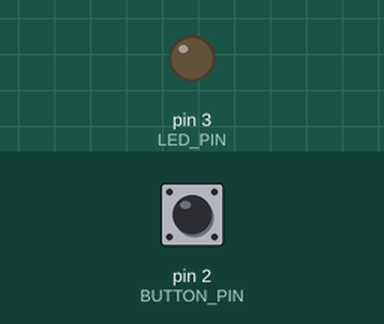
The sketch below on a simulated Arduino Uno, built with avr-gcc and run on an emulated ATmega328P. Parts: output pins drawn as LEDs (lit = HIGH). Inputs (shaded band) come from the test bench; at power-on: pin 2 (BUTTON_PIN) LOW.

Above: at 1.2 s.
1.3 s: pin 2 (BUTTON_PIN) pulled HIGH for 0.15 s
At 1.37 s:
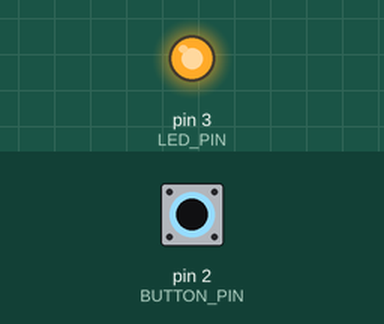
2.9 s: pin 2 (BUTTON_PIN) pulled HIGH for 3.2 s
At 7.2 s:
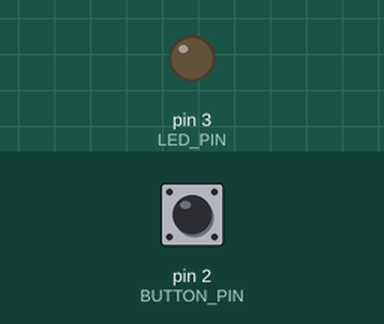
Timing chart, 0 to 8.7 s (numbered marks = the images above; inputs shaded):
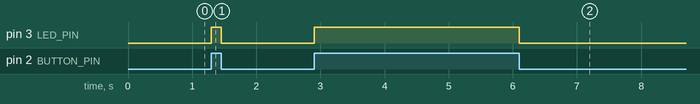

The sketch:

E-buttonAdapatable.ino
```cpp
/*****************************************************************************************
 *    RG 101 - Digital Input     _____
 *     Direct Button            |  _  |
 *                              | |_| |
 *                              |_____|
 *
 *  This code will read a pushbutton with resistor attached to digital pin 2 and
 *  turn on digital pin 3 whenever the button is pressed.
 *
 * For a more in depth explanation of wiring,  this code and more information on using
 * Digital outputs and Arduino check out our Digital Output Tutorial
 * http://learn.robotgeek.com/robotgeek-101-1/230-digital-input-primer.html
 *
 * Important Functions
 *  pinMode()
 *  digitalRead()
 *  digitalWrite()
 *****************************************************************************************/
//uncomment the follwoing line to enable the use of the Interbal Pullup
//#define USE_PULLUP true

//use #ifdef to check for a #define, and set #defines based on the results
#ifdef USE_PULLUP
  #define BUTTON_PIN_MODE INPUT_PULLUP
  #define INVERT_BUTTON_LOGIC true
#else
  #define BUTTON_PIN_MODE INPUT
  #define INVERT_BUTTON_LOGIC false
#endif


const int BUTTON_PIN = 2;   //pin number for the button - this is 'const' since it will not change during code, and saves Arduino memory
const int LED_PIN = 3;      //pin number for the LED - this is 'const' since it will not change during code, and saves Arduino memory

bool buttonState;           //holds the current state of the button, HIGH or LOW

//setup runs once when the Geekduino/Arduino is turned on
void setup()
{
  pinMode(BUTTON_PIN, BUTTON_PIN_MODE);  //set button pin to input
  pinMode(LED_PIN, OUTPUT);    //set led pin to output
} //setup() is done, go to loop()

//loop runs forever once setup is complete
void loop()
{
  buttonState = digitalRead(BUTTON_PIN);  //reads the button (HIGH or LOW) and stores it in the buttonState variable

  if(INVERT_BUTTON_LOGIC ==true)
  {
    digitalWrite(LED_PIN, !buttonState);
  }
  else
  {
    digitalWrite(LED_PIN, buttonState);
  }

}//go back to the first line in loop()
```

Measured:
- after the input at 1.3 s, pin 3 (LED_PIN): LOW → HIGH at once, → LOW 0.15 s later
- after the input at 2.9 s, pin 3 (LED_PIN): LOW → HIGH at once, → LOW 3.2 s later
